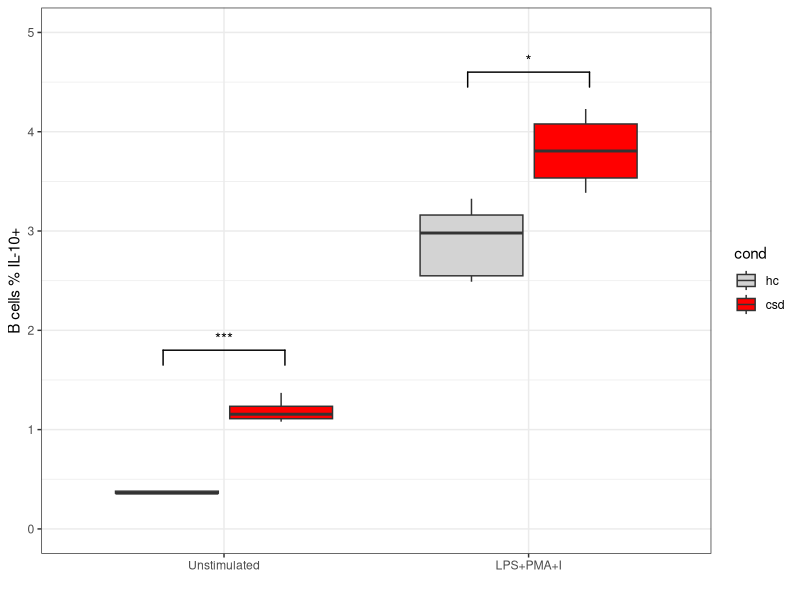

Here is the R script that generated this plot:
## ---- chunk 1
library(readxl)
library(ggplot2)
library(here)
library(tidyverse)
library(magrittr)
## ---- chunk 2
il10_stims <- data.frame(
  name=as.character(1:9),
  cond = c("hc","csd","hc","csd","hc","csd","hc","csd","hc"),
  cd19_stim = c(2.980,4.028, 3.325, 3.385, 3.161, 3.584, 2.549, 4.229, 2.489),
  cd19_unstim = c(0.36, 1.08, 0.36, 1.12, 0.5, 1.37, 0.38, 1.19, 0.36)
)

il10_stims$cond %<>% factor(levels=c("hc","csd"), ordered=TRUE)

il10_stims_long <- reshape2::melt(il10_stims, id.vars=c("name","cond"))
il10_stims_long$variable %<>% factor(levels=c("cd19_unstim","cd19_stim"), ordered = TRUE)

print("Now the stats for the Bregs")
# Unstimulated HC vs. CD19
(test_unstim <- t.test(il10_stims[il10_stims$cond=="hc","cd19_unstim"],il10_stims[il10_stims$cond=="csd","cd19_unstim"], alternative="two.sided", paired=FALSE))

# Stimulated HC vs. CD19
(test_stim <- t.test(il10_stims[il10_stims$cond=="hc","cd19_stim"],il10_stims[il10_stims$cond=="csd","cd19_stim"], alternative="two.sided", paired=FALSE))
# test_unstim p = 0.0003 and test_stim p = 0.01

# FIGURE 2D Breg plot
library(ggsignif)

p <- ggplot(data=il10_stims_long,aes(x=variable,y=value,fill=cond)) + geom_boxplot(outlier.shape = NA) + 
  theme_bw() + scale_fill_manual(values=c("light grey","red")) + geom_signif(y_position=c(1.8, 4.6), xmin=c(0.8, 1.8), xmax=c(1.2, 2.2), annotation=c("***", "*")) + expand_limits(y=c(0,5)) + ylab("B cells % IL-10+") + xlab("") + scale_x_discrete(labels=c("cd19_unstim" = "Unstimulated", "cd19_stim" = "LPS+PMA+I", "2" = "Dose 2")) 

ggsave(p, filename=here("pics/apollo_il10_stim_and_unstim_bcells_hc_vs_csd.pdf"),width=3,height=2.8) 

## ---- chunk 3
sessionInfo()
